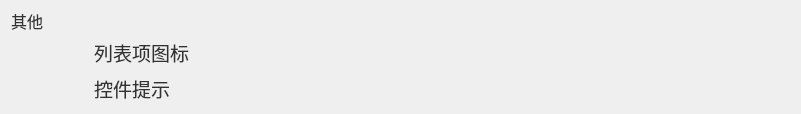
       <widget class="QWidget" name="layoutWidget_3">
        <property name="geometry">
         <rect>
          <x>10</x>
          <y>1610</y>
          <width>801</width>
          <height>101</height>
         </rect>
        </property>
        <layout class="QGridLayout" name="gridLayout_switch">
         <item row="0" column="0">
          <widget class="QLabel" name="switch_Label">
           <property name="minimumSize">
            <size>
             <width>0</width>
             <height>20</height>
            </size>
           </property>
           <property name="maximumSize">
            <size>
             <width>70</width>
             <height>20</height>
            </size>
           </property>
           <property name="font">
            <font>
             <family>黑体</family>
             <pointsize>12</pointsize>
            </font>
           </property>
           <property name="layoutDirection">
            <enum>Qt::LeftToRight</enum>
           </property>
           <property name="styleSheet">
            <string notr="true">QLabel
{
background-color:transparent;
color:rgb(50,50,50);
border-radius:5px;
}</string>
           </property>
           <property name="text">
            <string>其他</string>
           </property>
          </widget>
         </item>
         <item row="1" column="1">
          <widget class="QLabel" name="listitem_ico_Label">
           <property name="minimumSize">
            <size>
             <width>0</width>
             <height>30</height>
            </size>
           </property>
           <property name="maximumSize">
            <size>
             <width>16777215</width>
             <height>30</height>
            </size>
           </property>
           <property name="font">
            <font>
             <family>黑体</family>
             <pointsize>14</pointsize>
            </font>
           </property>
           <property name="layoutDirection">
            <enum>Qt::LeftToRight</enum>
           </property>
           <property name="styleSheet">
            <string notr="true">QLabel
{
border:2px solid rgb(0,0,0,0);
background-color:transparent;
color:rgb(50,50,50);
border-radius:5px;
}</string>
           </property>
           <property name="text">
            <string>列表项图标</string>
           </property>
          </widget>
         </item>
         <item row="2" column="1">
          <widget class="QLabel" name="widget_tip_Label">
           <property name="minimumSize">
            <size>
             <width>0</width>
             <height>30</height>
            </size>
           </property>
           <property name="maximumSize">
            <size>
             <width>16777215</width>
             <height>30</height>
            </size>
           </property>
           <property name="font">
            <font>
             <family>黑体</family>
             <pointsize>14</pointsize>
            </font>
           </property>
           <property name="layoutDirection">
            <enum>Qt::LeftToRight</enum>
           </property>
           <property name="styleSheet">
            <string notr="true">QLabel
{
border:2px solid rgb(0,0,0,0);
background-color:transparent;
color:rgb(50,50,50);
border-radius:5px;
}</string>
           </property>
           <property name="text">
            <string>控件提示</string>
           </property>
          </widget>
         </item>
        </layout>
       </widget>
